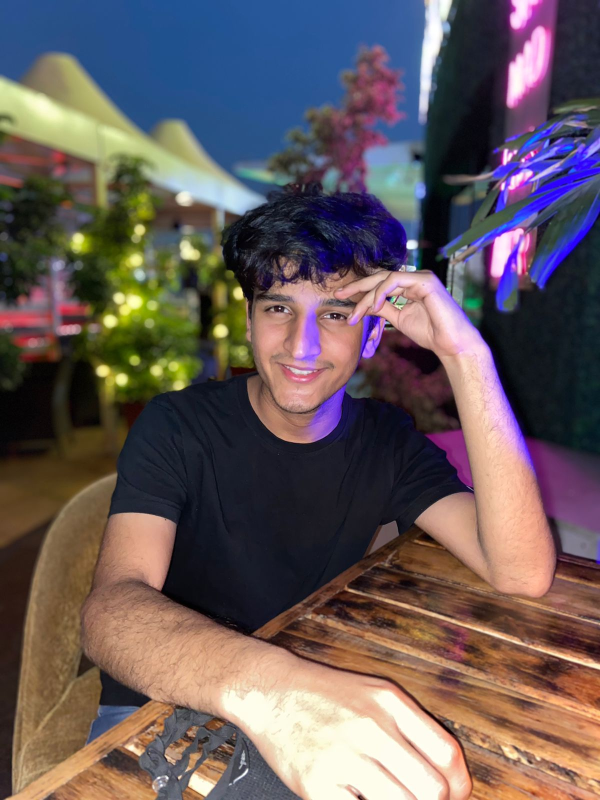
#> input picture Minor/testimage/Avikal.jpeg, 1200 x 1600 px (shown at 1/2 size)
$ python tester.py
#> lines starting #> are read from the running program, lines starting #| are printed output that depends on the picture
### Minor/faceRecognition.py
import cv2
import os
import numpy as np

#This module contains all common functions that are called in tester.py file


#Given an image below function returns rectangle for face detected alongwith gray scale image
def faceDetection(test_img):
    gray_img=cv2.cvtColor(test_img,cv2.COLOR_BGR2GRAY)#convert color image to grayscale
    face_haar_cascade=cv2.CascadeClassifier('haarcascade_frontalface_default.xml')#Load haar classifier
    faces=face_haar_cascade.detectMultiScale(gray_img,scaleFactor=1.32,minNeighbors=5)#detectMultiScale returns rectangles

    return faces,gray_img

#Given a directory below function returns part of gray_img which is face alongwith its label/ID
# [33 lines left out: functions labels_for_training_data, train_classifier, not called in this run]

#Below function draws bounding boxes around detected face in image
def draw_rect(test_img,face):
    (x,y,w,h)=face
    cv2.rectangle(test_img,(x,y),(x+w,y+h),(255,0,0),thickness=5)

#Below function writes name of person for detected label
def put_text(test_img,text,x,y):
    cv2.putText(test_img,text,(x,y),cv2.FONT_HERSHEY_DUPLEX,2,(255,0,0),4)

### Minor/tester.py
import cv2
import os
import numpy as np
import faceRecognition as fr


#This module takes images  stored in diskand performs face recognition
test_img=cv2.imread('testimage/Avikal.jpeg')#test_img path
#> test_img is the input picture: shape (1600, 1200, 3); mean B, G, R 90.8, 89.5, 102.7
faces_detected,gray_img=fr.faceDetection(test_img)
#> in faceDetection, `gray_img=cv2.cvtColor(test_img,cv2.COLOR_BGR2GRAY)#convert color image..`:
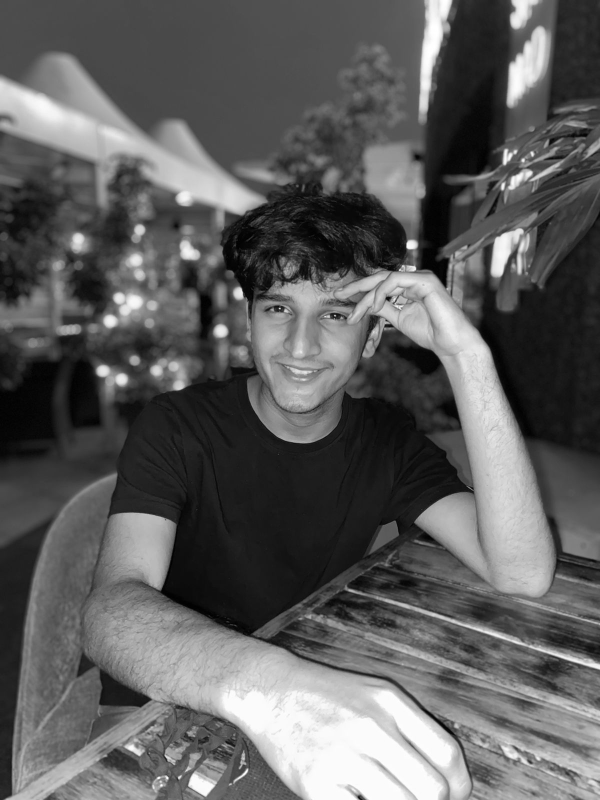
#> gray_img: shape (1600, 1200) (shown at 1/2 size); min 0, max 255, mean 93.6
#> in faceDetection, `faces=face_haar_cascade.detectMultiScale(gray_img,scaleFactor=1.32,min..`: faces = [[957, 800, 55, 55], [464, 523, 292, 292]]
#> faces_detected = [[957, 800, 55, 55], [464, 523, 292, 292]]
print("faces_detected:",faces_detected)
#| faces_detected: [[957 800  55  55]
#|  [464 523 292 292]]


#Comment belows lines when running this program second time.Since it saves training.yml file in directory
#faces,faceID=fr.labels_for_training_data('trainingimages')
#face_recognizer=fr.train_classifier(faces,faceID)
#face_recognizer.write('trainingData.yml')


#Uncomment below line for subsequent runs
face_recognizer=cv2.face.LBPHFaceRecognizer_create()
#> (the run stopped early here; a loop or call above may not have finished)
